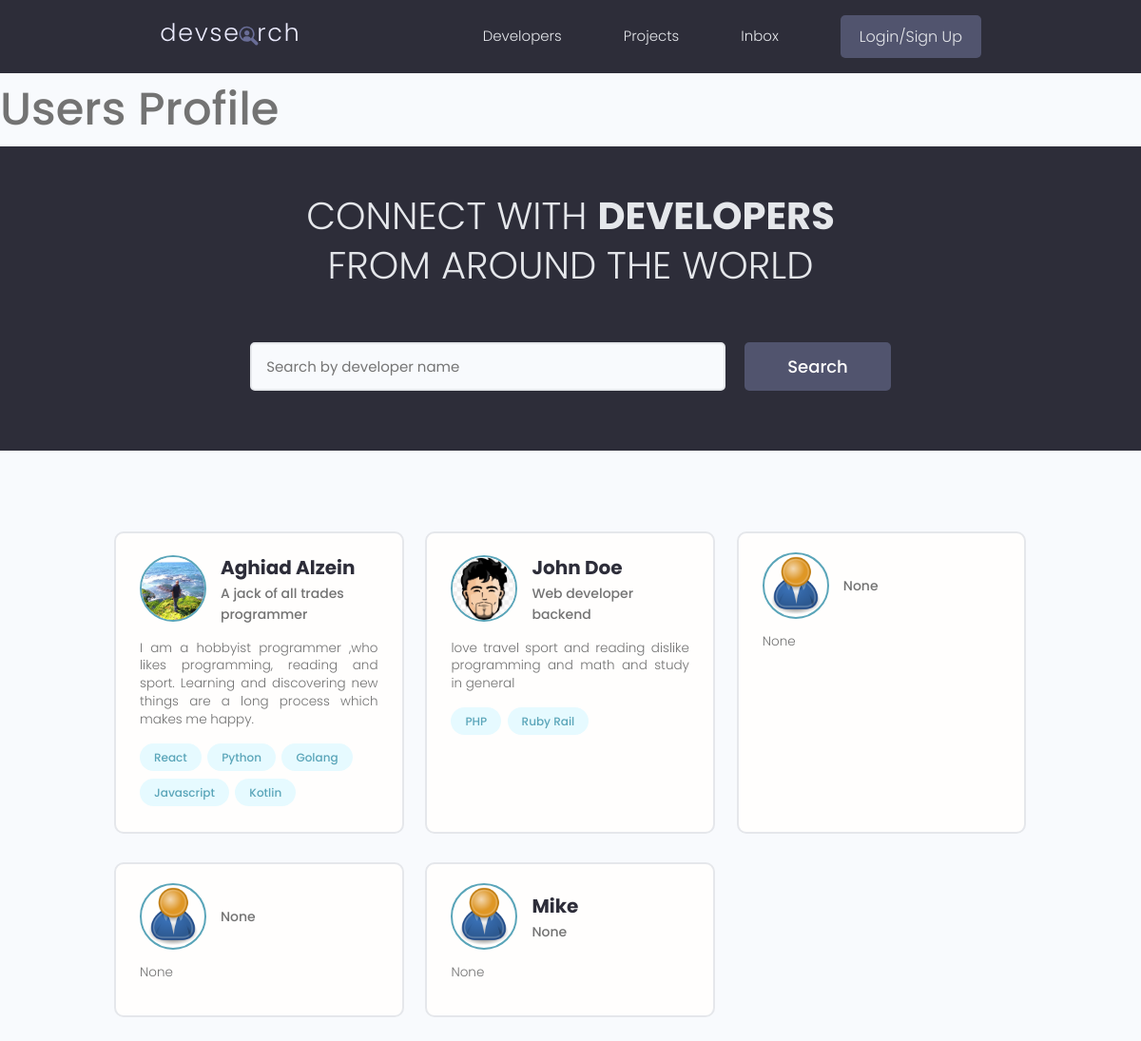
The app's page /, older data.
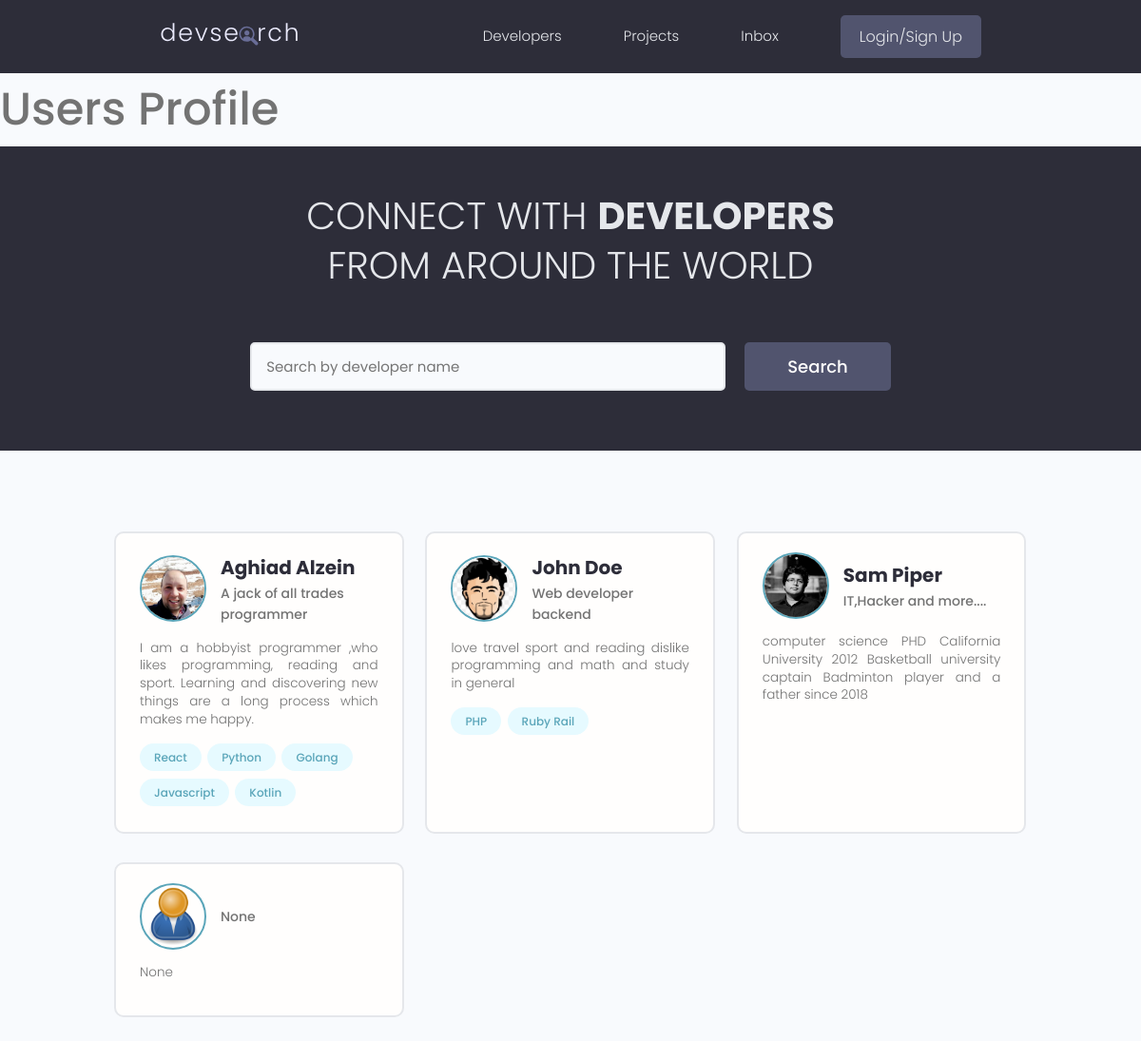
The same page, newer data.
### users/models.py (models this page shows, shortened)
class Profile(models.Model):
    user=models.OneToOneField(User,on_delete=models.CASCADE,null=True,blank=True)
    name=models.CharField(max_length=200,null=True,blank=True)
    email=models.EmailField(max_length=200,null=True,blank=True)
    username=models.CharField(max_length=200,blank=True,null=True)
    location=models.CharField(max_length=200,blank=True,null=True)
    short_intro=models.CharField(max_length=200,null=True,blank=True)
    bio=models.TextField(blank=True,null=True)
    profile_image=models.ImageField(blank=True,null=True,upload_to='profiles/',default='profiles/user-default.png')
    social_github=models.CharField(max_length=200,null=True,blank=True)
    social_twitter=models.CharField(max_length=200,null=True,blank=True)
    social_linkedin=models.CharField(max_length=200,null=True,blank=True)
    social_youtube=models.CharField(max_length=200,null=True,blank=True)
    social_website=models.CharField(max_length=200,null=True,blank=True)
    created=models.DateTimeField(auto_now_add=True)
    id=models.UUIDField(editable=False,primary_key=True,default=uuid.uuid4,unique=True)

class Skill(models.Model):
    owner=models.ForeignKey(
        Profile,on_delete=models.CASCADE,null=True,blank=True)
    name=models.CharField(max_length=200,null=True,blank=True)
    description=models.TextField(null=True,blank=True)
    created=models.DateTimeField(auto_now_add=True)
    id=models.UUIDField(
        default=uuid.uuid4,primary_key=True,unique=True,editable=False)

### users/views.py (the view)
# urls.py: path('',views.profiles,name='profiles'),
def profiles(request):
    profiles=Profile.objects.all()
    context = {'profiles':profiles}
    return render(request,'users/profiles.html',context)

### users/templates/users/profiles.html (shortened to what this page needs)
{% extends 'main.html' %}
{% block content%}
<h1>Users Profile</h1>
<main class="home">
    <section class="hero-section text-center">
      <div class="container container--narrow">
        <div class="hero-section__box">
          <h2>CONNECT WITH <span>DEVELOPERS</span></h2>
          <h2>FROM AROUND THE WORLD</h2>
        </div>
        <div class="hero-section__search">
          <form class="form" action="#" method="get">
            <div class="form__field">
              <input class="input input--text" id="formInput#search" type="text" name="text"
                placeholder="Search by developer name" />
            </div>
            <input class="btn btn--sub btn--lg" type="submit" value="Search" />
          </form>
        </div>
      </div>
    </section>
    <section class="devlist">
      <div class="container">
        <div class="grid grid--three">
            {% for profile in profiles %}
          <div class="column card">
            <div class="dev">
              <a href="{% url 'user-profile' profile.id %}" class="card__body">
                <div class="dev__profile">
                  <img class="avatar avatar--md" src="{{profile.profile_image.url}}" alt="image" />
                  <div class="dev__meta">
                    <h3>{{profile.name}}</h3>
                    <h5>{{profile.short_intro|slice:"60"}}</h5>
                  </div>
                </div>
                <p class="dev__info">{{profile.bio|slice:"150"}}</p>
                <div class="dev__skills">
                    {% for skill in profile.skill_set.all %}
                  <span class="tag tag--pill tag--main">
                    <small>{{skill.name}}</small>
                  </span>
                {% endfor S%}
                </div>
              </a>
            </div>
          </div>
          {% endfor %}
        </div>
      </div>
    </section>
  </main>
{% endblock %}

### templates/main.html (shortened to what this page needs)
<!DOCTYPE html>
{% load static %}
<html lang="en">
<head>
    <link rel="stylesheet" href="https://cdn.iconmonstr.com/1.3.0/css/iconmonstr-iconic-font.min.css" />
    <link rel="stylesheet" href="{% static 'uikit/styles/uikit.css'%}" />
    <link rel="stylesheet" href="{% static 'styles/app.css'%}" />
</head>
<body>
    {% include 'navbar.html' %}
    {% block content%}
    {% endblock content %}
</body>
</html>

### templates/navbar.html (shortened to what this page needs)
{% load static %}
<header class="header">
    <div class="container container--narrow">
      <a href="{% url 'profiles' %}" class="header__logo">
        <img src="{% static 'images/logo.svg' %}" alt="DevSearch Logo" />
      </a>
      <nav class="header__nav">
        <ul class="header__menu">
          <li class="header__menuItem"><a href="{% url 'profiles' %}">Developers</a></li>
          <li class="header__menuItem"><a href="{% url 'projects' %}">Projects</a></li>
          <li class="header__menuItem"><a href="">Inbox</a></li>
          {% if request.user.is_authenticated %}
          <li class="header__menuItem"><a href="{% url 'account' %}">Account</a></li>
          <li class="header__menuItem"><a href="{% url 'logout' %}" class="btn btn--sub">Logout</a></li>
          {% else %}
          <li class="header__menuItem"><a href="{% url 'login' %}" class="btn btn--sub">Login/Sign Up</a></li>
          {% endif %}
        </ul>
      </nav>
    </div>
  </header>

### static/styles/app.css (style rules this page uses)
:root { --color-sub: #2d2d39; }
.btn--sub { background-color: var(--color-sub-light); }
.card { border: 2px solid var(--color-light); }
img { width: 100%; }
.header { position: sticky; z-index: 111; background-color: var(--color-sub); padding: 1.5rem 0; }
.header > .container { display: flex; justify-content: space-between; align-items: center; }
.header__logo > img { height: 3.8rem; }
.header__nav > ul { display: inline-flex; align-items: center; list-style: none; gap: 6.5rem; }
.header__menuItem > a { color: var(--color-light); font-weight: 300; }
.hero-section { height: 40vh; display: flex; align-items: center; background-color: var(--color-sub); }
.hero-section__box { margin-bottom: 4rem; }
.hero-section__box > h2, .hero-section__box > h2 > span { font-size: 4rem; color: var(--color-light); line-height: 1.3; text-transform: uppercase; }
.hero-section__box > h2 { font-weight: 300; }
.hero-section__box > h2 > span { font-weight: 700; }
.hero-section__search > .form { display: flex; align-items: center; justify-content: center; gap: 2rem; }
.hero-section__search > .form input.input--text { width: 50rem; }
.devlist { margin-top: 8rem; }
.devlist .grid { align-items: stretch; }
.devlist .dev .dev__profile { display: flex; align-items: center; gap: 1.5rem; }
.devlist .dev .dev__meta h3 { color: var(--color-sub); font-size: 2rem; font-weight: 700; }
.devlist .dev .dev__meta h5 { color: var(--color-text); font-size: 1.4rem; font-weight: 500; }
.devlist .dev .dev__info { margin: 1.5rem 0; font-size: 1.35rem; line-height: 1.4; text-align: justify; }

### static/uikit/styles/modules/_variables.css (style rules this page uses)
:root { --color-main: #5aa5b9; --color-main-light: #e6faff; --color-sub: #3f4156; --color-sub-light: #51546e; --color-sub-lighter: #ededfd; --color-text: #737373; --color-gray: #8b8b8b; --color-light: #e5e7eb; --color-light-gray: #767676; --color-bg: #f8fafd; --color-white: #fffefd; --color-white-light: #f3f3f3; --color-success: #359e64; --color-success-bg: #def8e8; --color-error: #fc4b0b; --color-error-bg: #fff2ee; --font-base: 'Poppins', arial, helvetica, 'Segoe UI', roboto, ubuntu, sans-serif; --font-monospace: 'Fira Code', 'Courier New', courier, monospace; --font-regular: 300; --font-medium: 500; --font-bold: 700; --generic-shadow: 1px 1px 5px #00000010; --generic-transition: all 0.3s ease-in-out; }

### static/uikit/styles/modules/_base.css (style rules this page uses)
* { margin: 0; padding: 0; box-sizing: border-box; text-rendering: optimizeLegibility; color: inherit; font-size: inherit; }
html { font-size: 50%; }
@media only screen and (min-width: 480px) { html { font-size: 56.25%; } }
@media only screen and (min-width: 1200px) { html { font-size: 62.5%; } }
body { line-height: 1.6; font-weight: 400; font-size: 1.5rem; color: var(--color-text); background-color: var(--color-bg); min-height: 100vh; }

### static/uikit/styles/modules/_typography.css (style rules this page uses)
* { font-family: var(--font-base); }
h1 { font-size: 4.8rem; font-weight: var(--font-medium); }
h2 { font-size: 3.6rem; font-weight: var(--font-bold); }
h3 { font-size: 3.2rem; font-weight: var(--font-medium); }
h5 { font-size: 2.4rem; font-weight: var(--font-medium); }
h5, h6 { font-weight: var(--font-regular); }
p, span, strong { font-size: 1.6rem; color: var(--color-text); font-weight: var(--font-regular); }
a { padding-bottom: 2px; text-decoration: none; display: inline-block; color: var(--color-main); font-weight: var(--font-medium); }

### static/uikit/styles/modules/_utilities.css (style rules this page uses)
.container { width: 92%; max-width: 165rem; margin: 0 auto; box-sizing: border-box; }
.container--narrow { width: 92%; max-width: 120rem; }
@media screen and (min-width: 1000px) { .container { width: 90%; } }
@media screen and (min-width: 1000px) { .container--narrow { width: 85%; } }
@media screen and (min-width: 1200px) { .container { width: 80%; } }
@media screen and (min-width: 1200px) { .container--narrow { width: 72%; } }
.text-center { text-align: center; }

### static/uikit/styles/modules/_avatar.css (style rules this page uses)
.avatar { border-radius: 50%; border: 2px solid var(--color-main); object-fit: cover; }
.avatar--md { height: 7rem; width: 7rem; }

### static/uikit/styles/modules/_card.css (style rules this page uses)
.card { border-radius: 1rem; background-color: var(--color-white); border: 1.5px solid var(--color-light); width: auto; height: auto; margin-top: 0.5rem; margin-bottom: 0.5rem; overflow: hidden; }
.card__body, .card__header { padding: 2rem 2.5rem; }

Row changes from the older to the newer data that the page shows:
removed Profile: profile_image (placeholder picture), short_intro "None", bio "None"
removed Profile: profile_image (placeholder picture), name "Mike", short_intro "None", bio "None"
changed Profile "Aghiad Alzein": profile_image: a different picture
added Profile: profile_image (picture), name "Sam Piper", short_intro "IT,Hacker and more....", bio "computer science PHD California University 2012 Basketball university captain Badminton player and a father since 2018"
